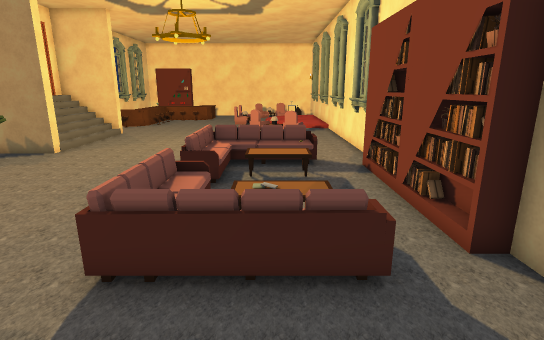
view 1 (above)

17 first-person views from a walk through a scene from a Unity 3-D project. The camera is 1.5 m above the floor, tilts 14° down and sees 80° across. The floor is counted in squares, 0.5 m on a side. Each view is taken from the middle of a square. On the plan, view 1 faces up. The plan holds only what a view shows up to about 20 squares ahead; the rest is blank. The player is left out. Some animated figures are left out. Some surface patterns are stand-ins.

view 2
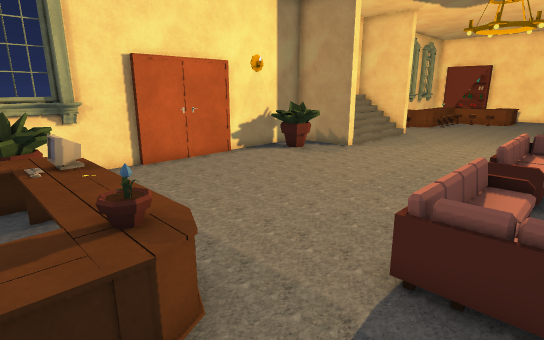

view 3
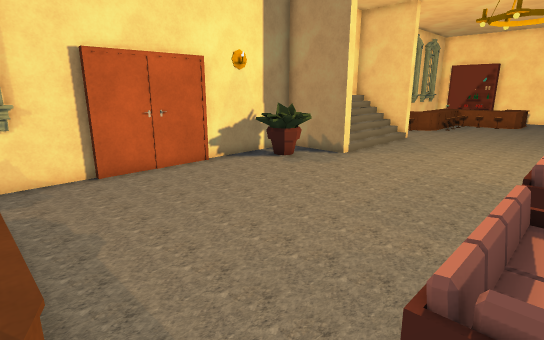

view 4
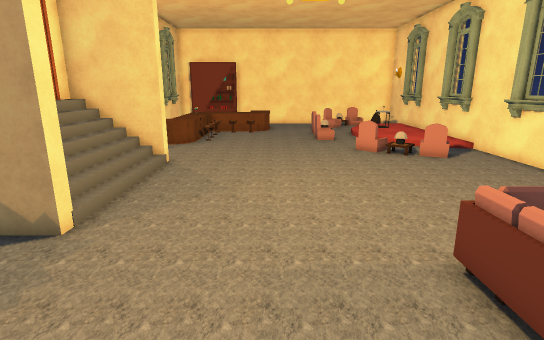

view 5
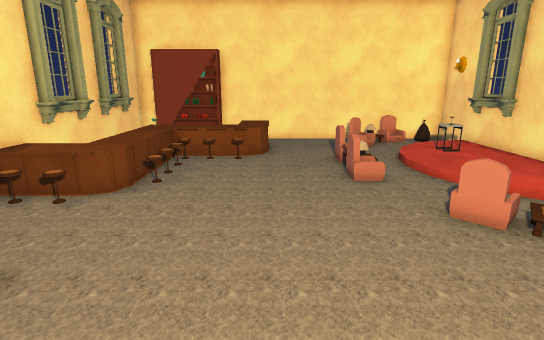

view 6
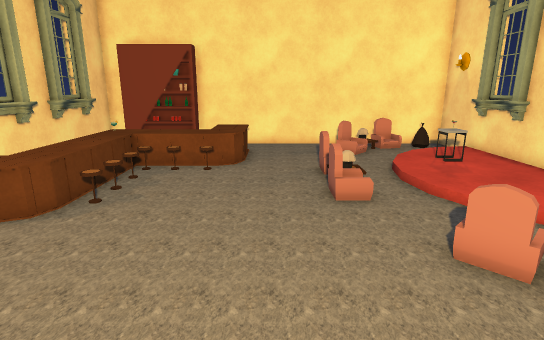

view 7
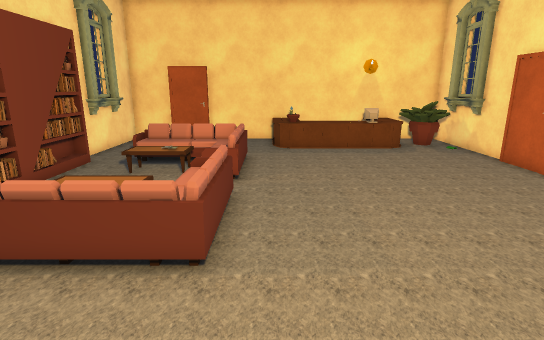

view 8
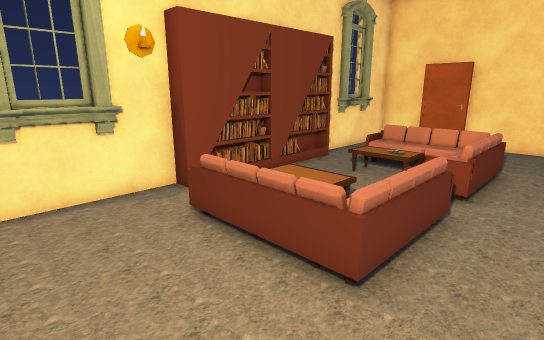

view 9
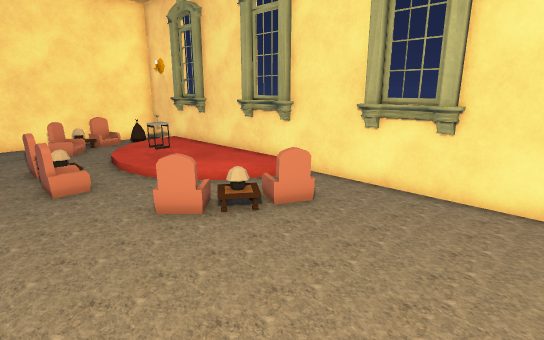

view 10
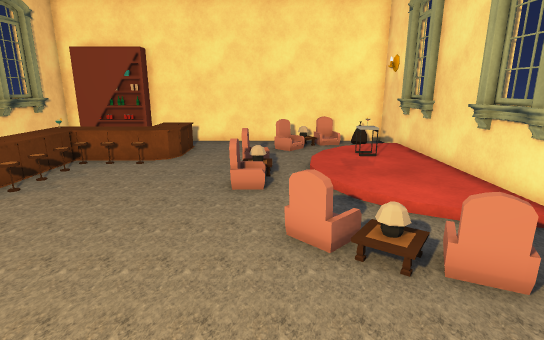

view 11
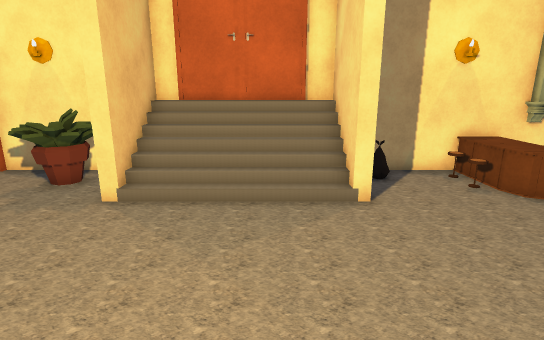

view 12
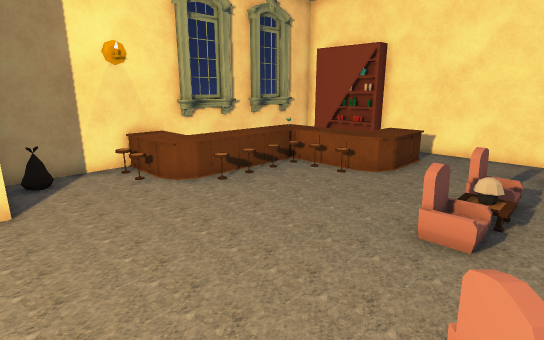

view 13
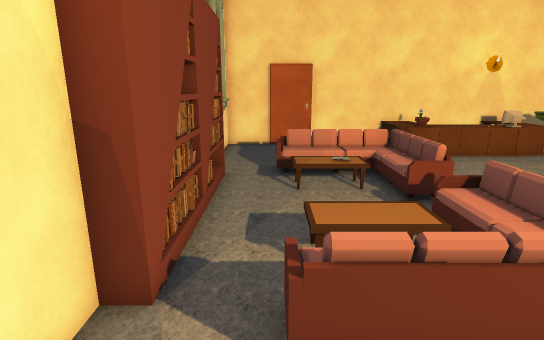

view 14
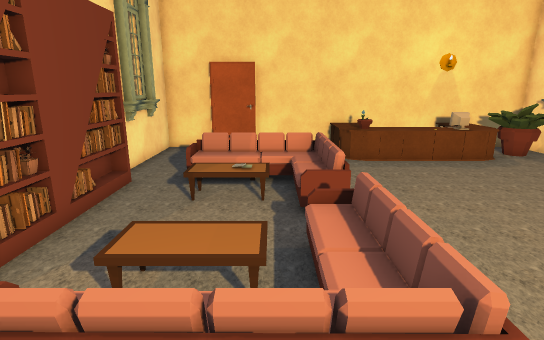

view 15
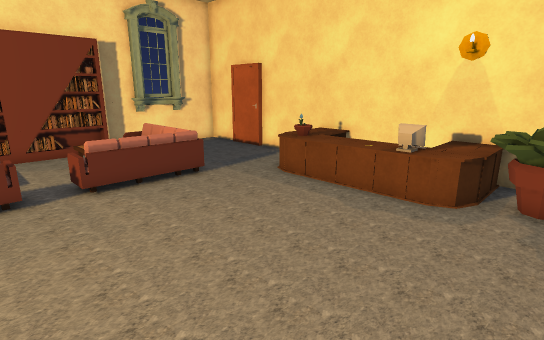

view 16
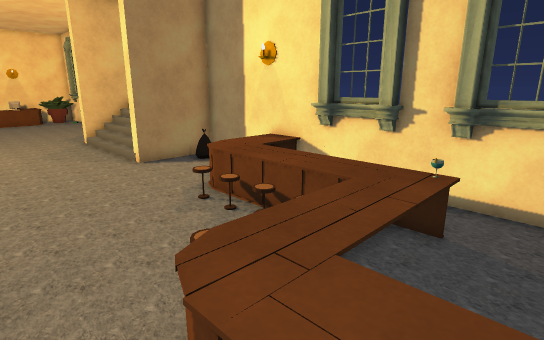

view 17
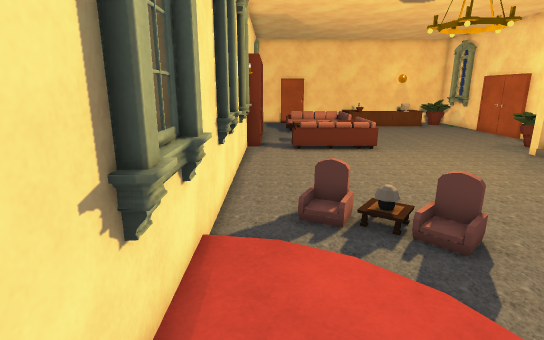

### Floor plan
Key: @ floor where view 1 was taken; # wall or solid block; . main floor; : floor 0.25 m higher than the main floor; + floor 0.5 m higher than the main floor; / step, stairs or slope; = window, fence, low wall or low ledge; O other object.
Columns run from 15 left of view 1 to 5 right of it. Each row starts with its distance up from view 1.
 38   #OOO##########O####
 37  # OOO   ..... /:.O##
 36  # ... OOO...O /.. ##
 35   #... OOO..../../:##
 34   #OOOOOOO....../::=#
 33  # OOOOOOO.....//O:##
 32  # OOO......O/.::O:##
 31    OOO......:/.:::: #
 30  # OO.......//.:::: #
 29  # OO.......O/./:::##
 28  #OOO........../:::##
 27  #OOO.........../::##
 26  #............O..//##
 25  #............O:...##
 24  #O............:O/.##
 23  ####...........OO.##
 22  ####..............=#
 21  #///..............##
 20  #///..............##
 19  #///..............##
 18  #///..............##
 17  #///..............##
 16  ####..............=#
 15  ####..............##
 14  #OO........OO///..##
 13  #OO........O+////.##
 12  #.O........O////..O
 11  #..........O////..O
 10  #..........O+.....O
  9  #..........O......O
  8  #..........OO.....O
  7  #..........OO.OO..O
  6  #..........OO.....O#
  5  #..........OOOOO.. #
  4  #..........O......##
  3  #.................##
  2  =..OOO OOOO.......##
  1 ##O.OOOO OOO.......##
  0  #..OO.  OOO...@...##
 -1  ####O####O#########

Where each view was taken, in squares from view 1:
view 1: 0 up, 0 right, facing up
view 2: 0 up, 1 left, facing up-left
view 3: 2 up, 2 left, facing up-left
view 4: 9 up, 6 left, facing up
view 5: 18 up, 6 left, facing up
view 6: 20 up, 5 left, facing up
view 7: 19 up, 4 left, facing down
view 8: 18 up, 5 left, facing down-right
view 9: 18 up, 5 left, facing up-right
view 10: 19 up, 2 left, facing up
view 11: 20 up, 2 left, facing left
view 12: 22 up, 1 left, facing up-left
view 13: 17 up, 2 right, facing down
view 14: 16 up, 1 left, facing down
view 15: 11 up, 13 left, facing down-right
view 16: 36 up, 5 left, facing down-left
view 17: 32 up, 3 right, facing down
